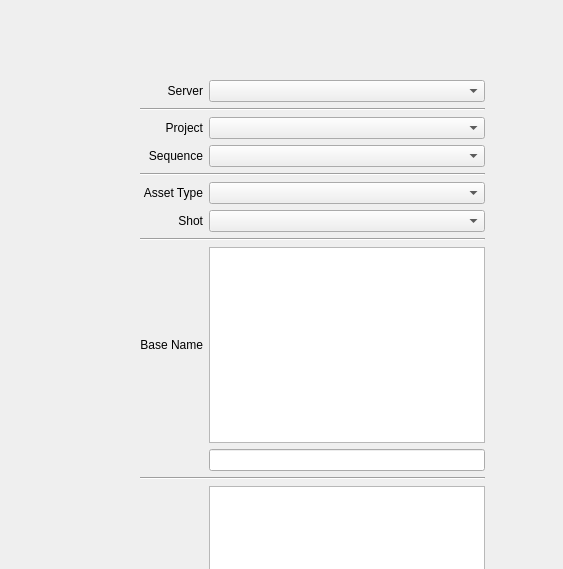
<?xml version="1.0" encoding="UTF-8"?>
<ui version="4.0">
 <class>Dialog</class>
 <widget class="QDialog" name="Dialog">
  <property name="geometry">
   <rect>
    <x>0</x>
    <y>0</y>
    <width>563</width>
    <height>569</height>
   </rect>
  </property>
  <property name="windowTitle">
   <string>Dialog</string>
  </property>
  <widget class="QWidget" name="gridWidget1" native="true">
   <property name="geometry">
    <rect>
     <x>140</x>
     <y>80</y>
     <width>345</width>
     <height>781</height>
    </rect>
   </property>
   <layout class="QGridLayout" name="gridLayout1">
    <item row="7" column="0">
     <widget class="QLabel" name="shot_label1">
      <property name="text">
       <string>Shot</string>
      </property>
      <property name="alignment">
       <set>Qt::AlignRight|Qt::AlignTrailing|Qt::AlignVCenter</set>
      </property>
     </widget>
    </item>
    <item row="0" column="0">
     <widget class="QLabel" name="server_label">
      <property name="text">
       <string>Server</string>
      </property>
      <property name="alignment">
       <set>Qt::AlignRight|Qt::AlignTrailing|Qt::AlignVCenter</set>
      </property>
     </widget>
    </item>
    <item row="16" column="0">
     <widget class="QLabel" name="revision_label1">
      <property name="text">
       <string>Revision</string>
      </property>
      <property name="alignment">
       <set>Qt::AlignRight|Qt::AlignTrailing|Qt::AlignVCenter</set>
      </property>
     </widget>
    </item>
    <item row="17" column="1">
     <widget class="QWidget" name="version_horizontalWidget" native="true">
      <layout class="QHBoxLayout" name="version_horizontalLayout">
       <property name="margin">
        <number>0</number>
       </property>
       <item>
        <widget class="QSpinBox" name="version_spinBox">
         <property name="toolTip">
          <string>it is automatically increased by 1</string>
         </property>
         <property name="statusTip">
          <string>it is automatically increased by 1</string>
         </property>
         <property name="whatsThis">
          <string>Version Number:

Any incarnation of an asset should be have different version numbers.</string>
         </property>
         <property name="prefix">
          <string/>
         </property>
         <property name="minimum">
          <number>1</number>
         </property>
         <property name="maximum">
          <number>99999999</number>
         </property>
        </widget>
       </item>
       <item>
        <widget class="QPushButton" name="version_pushButton">
         <property name="minimumSize">
          <size>
           <width>111</width>
           <height>0</height>
          </size>
         </property>
         <property name="toolTip">
          <string>gets the latest version number</string>
         </property>
         <property name="statusTip">
          <string>gets the latest version number</string>
         </property>
         <property name="text">
          <string>Latest Version</string>
         </property>
        </widget>
       </item>
      </layout>
     </widget>
    </item>
    <item row="7" column="1">
     <widget class="QComboBox" name="shot_comboBox1">
      <property name="enabled">
       <bool>true</bool>
      </property>
      <property name="sizePolicy">
       <sizepolicy hsizetype="Preferred" vsizetype="Fixed">
        <horstretch>1</horstretch>
        <verstretch>0</verstretch>
       </sizepolicy>
      </property>
      <property name="toolTip">
       <string>if the type is a shot dependent type this will be activated</string>
      </property>
      <property name="statusTip">
       <string>if the type is a shot dependent type this will be activated</string>
      </property>
      <property name="whatsThis">
       <string>Shot:

If an asset is shot dependent, its base name is a shot string (SH001, SH010 etc. ). So, shot and base name comboBoxes are actually showing the base name of the asset, but it lets the user to separate the shot dependent asset types from shot independent types.</string>
      </property>
     </widget>
    </item>
    <item row="3" column="0">
     <widget class="QLabel" name="sequence_label">
      <property name="text">
       <string>Sequence</string>
      </property>
      <property name="alignment">
       <set>Qt::AlignRight|Qt::AlignTrailing|Qt::AlignVCenter</set>
      </property>
     </widget>
    </item>
    <item row="13" column="1">
     <widget class="QListWidget" name="subName_listWidget">
      <property name="sizePolicy">
       <sizepolicy hsizetype="Expanding" vsizetype="Expanding">
        <horstretch>0</horstretch>
        <verstretch>1</verstretch>
       </sizepolicy>
      </property>
      <property name="toolTip">
       <string>displays the subNames of the current asset</string>
      </property>
      <property name="statusTip">
       <string>displays the subNames of the current asset</string>
      </property>
      <property name="alternatingRowColors">
       <bool>true</bool>
      </property>
      <property name="resizeMode">
       <enum>QListView::Fixed</enum>
      </property>
     </widget>
    </item>
    <item row="0" column="1">
     <widget class="QComboBox" name="server_comboBox">
      <property name="sizePolicy">
       <sizepolicy hsizetype="Expanding" vsizetype="Fixed">
        <horstretch>0</horstretch>
        <verstretch>0</verstretch>
       </sizepolicy>
      </property>
      <property name="toolTip">
       <string>Select a Server</string>
      </property>
      <property name="statusTip">
       <string>Select a Server</string>
      </property>
      <property name="whatsThis">
       <string>Server:

Servers are the places that the main project folders are saved. For now there is only one supported server. In the future that can be expanded to multiple servers...</string>
      </property>
      <property name="editable">
       <bool>false</bool>
      </property>
     </widget>
    </item>
    <item row="19" column="1">
     <widget class="QLineEdit" name="note_lineEdit1">
      <property name="sizePolicy">
       <sizepolicy hsizetype="Expanding" vsizetype="Fixed">
        <horstretch>1</horstretch>
        <verstretch>0</verstretch>
       </sizepolicy>
      </property>
      <property name="toolTip">
       <string>it is a limited field, try to keep it brief</string>
      </property>
      <property name="statusTip">
       <string>it is a limited field, try to keep it brief</string>
      </property>
      <property name="whatsThis">
       <string>Note:

You can use this field to leave little but important messages here... It is limited with 30 characters...</string>
      </property>
     </widget>
    </item>
    <item row="16" column="1">
     <widget class="QWidget" name="revision_horizontalWidget" native="true">
      <layout class="QHBoxLayout" name="revision_horizontalLayout" stretch="1,1">
       <property name="margin">
        <number>0</number>
       </property>
       <item>
        <widget class="QSpinBox" name="revision_spinBox">
         <property name="toolTip">
          <string>increase it when the asset needs a revision</string>
         </property>
         <property name="statusTip">
          <string>increase it when the asset needs a revision</string>
         </property>
         <property name="whatsThis">
          <string>Revision Number:

Revision numbers represents the milestones in the development of this asset. Generally it is increased when something big is changed in the asset.</string>
         </property>
        </widget>
       </item>
       <item>
        <widget class="QPushButton" name="revision_pushButton">
         <property name="minimumSize">
          <size>
           <width>111</width>
           <height>0</height>
          </size>
         </property>
         <property name="toolTip">
          <string>gets the latest revision number</string>
         </property>
         <property name="statusTip">
          <string>gets the latest revision number</string>
         </property>
         <property name="text">
          <string>Lastest Revision</string>
         </property>
        </widget>
       </item>
      </layout>
     </widget>
    </item>
    <item row="6" column="0">
     <widget class="QLabel" name="assetType_label1">
      <property name="text">
       <string>Asset Type</string>
      </property>
      <property name="alignment">
       <set>Qt::AlignRight|Qt::AlignTrailing|Qt::AlignVCenter</set>
      </property>
     </widget>
    </item>
    <item row="10" column="1">
     <widget class="QListWidget" name="baseName_listWidget">
      <property name="sizePolicy">
       <sizepolicy hsizetype="Expanding" vsizetype="Expanding">
        <horstretch>0</horstretch>
        <verstretch>1</verstretch>
       </sizepolicy>
      </property>
      <property name="toolTip">
       <string>displays the baseNames of the current assetType</string>
      </property>
      <property name="statusTip">
       <string>displays the baseNames of the current assetType</string>
      </property>
      <property name="alternatingRowColors">
       <bool>true</bool>
      </property>
     </widget>
    </item>
    <item row="6" column="1">
     <widget class="QComboBox" name="assetType_comboBox1">
      <property name="sizePolicy">
       <sizepolicy hsizetype="Preferred" vsizetype="Fixed">
        <horstretch>1</horstretch>
        <verstretch>0</verstretch>
       </sizepolicy>
      </property>
      <property name="toolTip">
       <string>Select an asset type</string>
      </property>
      <property name="statusTip">
       <string>Select an asset type</string>
      </property>
      <property name="whatsThis">
       <string>Asset Type:

Assets has types that lets you distinguish their purpose of existance. This comboBox lists the asset types that the sequence and the current host environment (MAYA, NUKE etc.) can support.</string>
      </property>
     </widget>
    </item>
    <item row="12" column="0" colspan="2">
     <widget class="Line" name="line_4">
      <property name="orientation">
       <enum>Qt::Horizontal</enum>
      </property>
     </widget>
    </item>
    <item row="1" column="0" colspan="2">
     <widget class="Line" name="line">
      <property name="orientation">
       <enum>Qt::Horizontal</enum>
      </property>
     </widget>
    </item>
    <item row="2" column="1">
     <widget class="QComboBox" name="project_comboBox">
      <property name="sizePolicy">
       <sizepolicy hsizetype="Expanding" vsizetype="Fixed">
        <horstretch>0</horstretch>
        <verstretch>0</verstretch>
       </sizepolicy>
      </property>
      <property name="toolTip">
       <string>Select a Project</string>
      </property>
      <property name="statusTip">
       <string>Select a Project</string>
      </property>
      <property name="whatsThis">
       <string>Project:

A project is a collection of sequences. So projects can only contain sequences. This comboBox lists the current projects on the server. If you select one it will update the available sequences for that project...</string>
      </property>
      <property name="editable">
       <bool>false</bool>
      </property>
     </widget>
    </item>
    <item row="13" column="0">
     <widget class="QLabel" name="subName_label1">
      <property name="text">
       <string>Sub Name</string>
      </property>
      <property name="alignment">
       <set>Qt::AlignRight|Qt::AlignTrailing|Qt::AlignVCenter</set>
      </property>
     </widget>
    </item>
    <item row="19" column="0">
     <widget class="QLabel" name="note_label1">
      <property name="text">
       <string>Note</string>
      </property>
      <property name="alignment">
       <set>Qt::AlignRight|Qt::AlignTrailing|Qt::AlignVCenter</set>
      </property>
     </widget>
    </item>
    <item row="10" column="0">
     <widget class="QLabel" name="baseName_label1">
      <property name="text">
       <string>Base Name</string>
      </property>
      <property name="alignment">
       <set>Qt::AlignRight|Qt::AlignTrailing|Qt::AlignVCenter</set>
      </property>
     </widget>
    </item>
    <item row="3" column="1">
     <widget class="QComboBox" name="sequence_comboBox">
      <property name="sizePolicy">
       <sizepolicy hsizetype="Expanding" vsizetype="Fixed">
        <horstretch>0</horstretch>
        <verstretch>0</verstretch>
       </sizepolicy>
      </property>
      <property name="toolTip">
       <string>Select a Sequence</string>
      </property>
      <property name="statusTip">
       <string>Select a Sequence</string>
      </property>
      <property name="whatsThis">
       <string>Sequence:

Sequences are collections of folders. Each folder has a special meaning and can may contain one type of asset file. Every sequence has its own settings. So while one sequence supports some features, others may not...</string>
      </property>
      <property name="editable">
       <bool>false</bool>
      </property>
     </widget>
    </item>
    <item row="11" column="1">
     <widget class="QLineEdit" name="baseName_lineEdit">
      <property name="toolTip">
       <string>enter the baseName for new assets here</string>
      </property>
      <property name="statusTip">
       <string>enter the baseName for new assets here</string>
      </property>
     </widget>
    </item>
    <item row="2" column="0">
     <widget class="QLabel" name="project_label">
      <property name="text">
       <string>Project</string>
      </property>
      <property name="alignment">
       <set>Qt::AlignRight|Qt::AlignTrailing|Qt::AlignVCenter</set>
      </property>
     </widget>
    </item>
    <item row="4" column="0" colspan="2">
     <widget class="Line" name="line_2">
      <property name="orientation">
       <enum>Qt::Horizontal</enum>
      </property>
     </widget>
    </item>
    <item row="15" column="0" colspan="2">
     <widget class="Line" name="line_5">
      <property name="orientation">
       <enum>Qt::Horizontal</enum>
      </property>
     </widget>
    </item>
    <item row="8" column="0" colspan="2">
     <widget class="Line" name="line_3">
      <property name="orientation">
       <enum>Qt::Horizontal</enum>
      </property>
     </widget>
    </item>
    <item row="14" column="1">
     <widget class="QLineEdit" name="subName_lineEdit">
      <property name="toolTip">
       <string>enter the subName for new assets here</string>
      </property>
      <property name="statusTip">
       <string>enter the subName for new assets here</string>
      </property>
     </widget>
    </item>
    <item row="18" column="1">
     <widget class="QComboBox" name="user_comboBox1">
      <property name="sizePolicy">
       <sizepolicy hsizetype="Preferred" vsizetype="Fixed">
        <horstretch>1</horstretch>
        <verstretch>0</verstretch>
       </sizepolicy>
      </property>
      <property name="toolTip">
       <string>select your user initials</string>
      </property>
      <property name="statusTip">
       <string>select your user initials</string>
      </property>
      <property name="whatsThis">
       <string>User Initials:

Select your user initials from the list, so anybody can understand who created this version of the asset...</string>
      </property>
     </widget>
    </item>
    <item row="18" column="0">
     <widget class="QLabel" name="user_label1">
      <property name="text">
       <string>User</string>
      </property>
      <property name="alignment">
       <set>Qt::AlignRight|Qt::AlignTrailing|Qt::AlignVCenter</set>
      </property>
     </widget>
    </item>
    <item row="17" column="0">
     <widget class="QLabel" name="version_label1">
      <property name="text">
       <string>Version</string>
      </property>
      <property name="alignment">
       <set>Qt::AlignRight|Qt::AlignTrailing|Qt::AlignVCenter</set>
      </property>
     </widget>
    </item>
    <item row="20" column="1">
     <widget class="QComboBox" name="formats_comboBox"/>
    </item>
    <item row="20" column="0">
     <widget class="QLabel" name="formats_label">
      <property name="text">
       <string>Format</string>
      </property>
      <property name="alignment">
       <set>Qt::AlignRight|Qt::AlignTrailing|Qt::AlignVCenter</set>
      </property>
     </widget>
    </item>
   </layout>
  </widget>
 </widget>
 <resources/>
 <connections/>
</ui>
